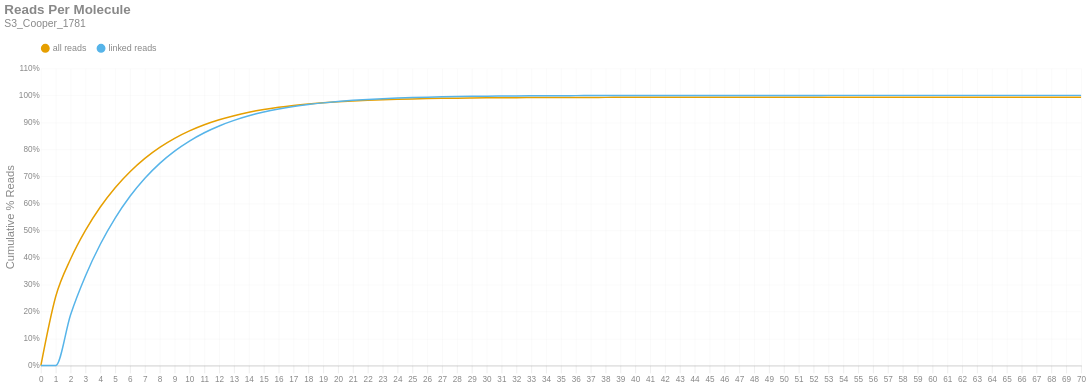

The notebook cell this image was saved under:
### Markdown cell above
### Reads per Molecule
This chart shows the cumulative distribution of the number of reads per linked molecule. That is, how many alignments are associated with a unique molecule. This excludes the number of reads associated with invalid or absent linked-read barcodes. The `linked` histogram is the percentages recalculated when disregarding singletons.

### Code cell
if SKIPLR:
    print_html(f"Skipped")
else:
    counts = np.bincount(valids['reads'].cast(pl.Int64).to_numpy())
    weighted = counts * np.arange(len(counts))
    all_perc = weighted / n_reads
    linked_perc = weighted / n_linked_reads
    linked_perc[1] = 0
    binned_df = pl.DataFrame({
        'readsper': list(range(len(counts))),
        'all reads (cumsum)': np.cumsum(all_perc).tolist(),
        'linked reads (cumsum)': np.cumsum(linked_perc).tolist(),
    })

    with SafeRender(binned_df):
        (
            density_plot(binned_df, 'Reads Per Molecule', samplename, 'readspmol')
            .encode(
                x=alt.X('readsper:O', title=None).axis(labelAngle=0).scale(padding=0),
                y=alt.Y('value:Q', title='Cumulative % Reads').axis(format='%').stack(False),
                color=alt.Color("key:N").scale(domain=["all reads", "linked reads"]),
                tooltip=[
                    alt.Tooltip("key:N", title="Data Type"),
                    alt.Tooltip("readsper:O", title="Reads Per Molecule"),
                    alt.Tooltip("value:Q", format=".2%", title="% Reads (Cum.)")
                ]            
            )
        ).display()

### Figure 1 — Vega-Lite specification as saved in the notebook (floating-point values rounded to 4 significant figures)
{"width": "container", "height": 400, "config": {"title": {"anchor": "start", "dy": -15, "fontSize": 18, "color": "#888888", "subtitleColor": "#888888", "subtitleFontSize": 14}, "arc": {"fill": "#0072B2"}, "axis": {"domainColor": "#888888", "domainWidth": 0.5, "gridWidth": 0.2, "grid": false, "titleFontWeight": 400, "titleFontSize": 15, "labelFontSize": 11, "labelColor": "#888888", "tickColor": "#888888", "tickWidth": 0.2, "titleColor": "#888888"}, "axisBand": {"grid": false}, "axisX": {"grid": true, "tickSize": 10, "domainCap": "round"}, "axisY": {"domain": false, "grid": true, "tickSize": 0, "domainCap": "round"}, "background": "transparent", "header": {"labelFontSize": 15, "labelColor": "#888888", "titleFontSize": 15, "titleFontWeight": 600, "titleColor": "#888888"}, "legend": {"labelFont": "sans-serif", "labelFontSize": 12, "labelColor": "#888888", "symbolSize": 100, "symbolType": "circle", "titleFontSize": 12, "titlePadding": 10, "titleColor": "#888888", "title": null, "orient": "top"}, "range": {"category": ["#E69F00", "#56B4E9", "#009E73", "#F0E442", "#0072B2", "#D55E00", "#CC79A7", "#000000"], "diverging": ["#cfe8f3", "#a2d4ec", "#73bfe2", "#46abdb", "#1696d2", "#12719e"]}, "area": {"fill": "#0072B2", "fillOpacity": 0.7, "line": true, "strokeOpacity": 0.7}, "line": {"color": "#0072B2", "stroke": "#0072B2", "strokeWidth": 2}, "trail": {"color": "#0072B2", "stroke": "#0072B2", "strokeWidth": 0, "size": 1}, "point": {"filled": true, "fillOpacity": 1.0, "size": 95}, "text": {"color": "#888888", "fontSize": 11, "align": "right", "fontWeight": 400, "size": 11}, "bar": {"fill": "#0072B2", "stroke": null}, "view": {"stroke": null, "continuousWidth": 660, "continuousHeight": 400}}, "data": {"name": "data-a3629e787492a9fffa20de809229f01d"}, "mark": {"type": "line", "interpolate": "monotone", "point": {"opacity": 0, "size": 275}}, "encoding": {"color": {"field": "key", "scale": {"domain": ["all reads", "linked reads"]}, "type": "nominal"}, "tooltip": [{"field": "key", "title": "Data Type", "type": "nominal"}, {"field": "readsper", "title": "Reads Per Molecule", "type": "ordinal"}, {"field": "value", "format": ".2%", "title": "% Reads (Cum.)", "type": "quantitative"}], "x": {"axis": {"labelAngle": 0}, "field": "readsper", "scale": {"padding": 0}, "title": null, "type": "ordinal"}, "y": {"axis": {"format": "%"}, "field": "value", "stack": false, "title": "Cumulative % Reads", "type": "quantitative"}}, "params": [{"name": "param_c36ac31b6afebe62", "select": {"type": "point", "fields": ["key"]}, "bind": "legend"}], "title": {"text": "Reads Per Molecule", "subtitle": "S3_Cooper_1781"}, "transform": [{"fold": ["all reads (cumsum)", "linked reads (cumsum)"]}, {"calculate": "replace(datum.key, ' (cumsum)', '')", "as": "key"}, {"filter": {"param": "param_c36ac31b6afebe62"}}], "usermeta": {"embedOptions": {"downloadFileName": "S3_Cooper_1781.readspmol"}}, "$schema": "https://vega.github.io/schema/vega-lite/v6.1.0.json", "datasets": {"data-a3629e787492a9fffa20de809229f01d": [{"readsper": 0, "all reads (cumsum)": 0.0, "linked reads (cumsum)": 0.0}, {"readsper": 1, "all reads (cumsum)": 0.2557, "linked reads (cumsum)": 0.0}, {"readsper": 2, "all reads (cumsum)": 0.3943, "linked reads (cumsum)": 0.1879}, {"readsper": 3, "all reads (cumsum)": 0.5001, "linked reads (cumsum)": 0.3315}, {"readsper": 4, "all reads (cumsum)": 0.5867, "linked reads (cumsum)": 0.4489}, {"readsper": 5, "all reads (cumsum)": 0.6581, "linked reads (cumsum)": 0.5458}, {"readsper": 6, "all reads (cumsum)": 0.7176, "linked reads (cumsum)": 0.6264}, {"readsper": 7, "all reads (cumsum)": 0.7669, "linked reads (cumsum)": 0.6933}, {"readsper": 8, "all reads (cumsum)": 0.8076, "linked reads (cumsum)": 0.7485}, {"readsper": 9, "all reads (cumsum)": 0.8411, "linked reads (cumsum)": 0.7939}, {"readsper": 10, "all reads (cumsum)": 0.8685, "linked reads (cumsum)": 0.831}, {"readsper": 11, "all reads (cumsum)": 0.8911, "linked reads (cumsum)": 0.8618}, {"readsper": 12, "all reads (cumsum)": 0.9096, "linked reads (cumsum)": 0.8869}, {"readsper": 13, "all reads (cumsum)": 0.9248, "linked reads (cumsum)": 0.9074}, {"readsper": 14, "all reads (cumsum)": 0.9372, "linked reads (cumsum)": 0.9243}, {"readsper": 15, "all reads (cumsum)": 0.9475, "linked reads (cumsum)": 0.9382}, {"readsper": 16, "all reads (cumsum)": 0.9557, "linked reads (cumsum)": 0.9494}, {"readsper": 17, "all reads (cumsum)": 0.9625, "linked reads (cumsum)": 0.9586}, {"readsper": 18, "all reads (cumsum)": 0.968, "linked reads (cumsum)": 0.9661}, {"readsper": 19, "all reads (cumsum)": 0.9726, "linked reads (cumsum)": 0.9723}, {"readsper": 20, "all reads (cumsum)": 0.9764, "linked reads (cumsum)": 0.9775}, {"readsper": 21, "all reads (cumsum)": 0.9795, "linked reads (cumsum)": 0.9816}, {"readsper": 22, "all reads (cumsum)": 0.982, "linked reads (cumsum)": 0.9851}, {"readsper": 23, "all reads (cumsum)": 0.984, "linked reads (cumsum)": 0.9877}, {"readsper": 24, "all reads (cumsum)": 0.9856, "linked reads (cumsum)": 0.9899}, {"readsper": 25, "all reads (cumsum)": 0.987, "linked reads (cumsum)": 0.9918}, {"readsper": 26, "all reads (cumsum)": 0.9881, "linked reads (cumsum)": 0.9933}, {"readsper": 27, "all reads (cumsum)": 0.989, "linked reads (cumsum)": 0.9945}, {"readsper": 28, "all reads (cumsum)": 0.9897, "linked reads (cumsum)": 0.9955}, {"readsper": 29, "all reads (cumsum)": 0.9903, "linked reads (cumsum)": 0.9963}, {"readsper": 30, "all reads (cumsum)": 0.9908, "linked reads (cumsum)": 0.997}, {"readsper": 31, "all reads (cumsum)": 0.9912, "linked reads (cumsum)": 0.9975}, {"readsper": 32, "all reads (cumsum)": 0.9916, "linked reads (cumsum)": 0.998}, {"readsper": 33, "all reads (cumsum)": 0.9919, "linked reads (cumsum)": 0.9984}, {"readsper": 34, "all reads (cumsum)": 0.9921, "linked reads (cumsum)": 0.9987}, {"readsper": 35, "all reads (cumsum)": 0.9922, "linked reads (cumsum)": 0.9989}, {"readsper": 36, "all reads (cumsum)": 0.9924, "linked reads (cumsum)": 0.9991}, {"readsper": 37, "all reads (cumsum)": 0.9925, "linked reads (cumsum)": 0.9992}, {"readsper": 38, "all reads (cumsum)": 0.9926, "linked reads (cumsum)": 0.9994}, {"readsper": 39, "all reads (cumsum)": 0.9927, "linked reads (cumsum)": 0.9995}, {"readsper": 40, "all reads (cumsum)": 0.9927, "linked reads (cumsum)": 0.9996}, {"readsper": 41, "all reads (cumsum)": 0.9928, "linked reads (cumsum)": 0.9996}, {"readsper": 42, "all reads (cumsum)": 0.9928, "linked reads (cumsum)": 0.9997}, {"readsper": 43, "all reads (cumsum)": 0.9929, "linked reads (cumsum)": 0.9998}, {"readsper": 44, "all reads (cumsum)": 0.9929, "linked reads (cumsum)": 0.9998}, {"readsper": 45, "all reads (cumsum)": 0.9929, "linked reads (cumsum)": 0.9998}, {"readsper": 46, "all reads (cumsum)": 0.9929, "linked reads (cumsum)": 0.9999}, {"readsper": 47, "all reads (cumsum)": 0.993, "linked reads (cumsum)": 0.9999}, {"readsper": 48, "all reads (cumsum)": 0.993, "linked reads (cumsum)": 0.9999}, {"readsper": 49, "all reads (cumsum)": 0.993, "linked reads (cumsum)": 0.9999}, {"readsper": 50, "all reads (cumsum)": 0.993, "linked reads (cumsum)": 0.9999}, {"readsper": 51, "all reads (cumsum)": 0.993, "linked reads (cumsum)": 0.9999}, {"readsper": 52, "all reads (cumsum)": 0.993, "linked reads (cumsum)": 1.0}, {"readsper": 53, "all reads (cumsum)": 0.993, "linked reads (cumsum)": 1.0}, {"readsper": 54, "all reads (cumsum)": 0.993, "linked reads (cumsum)": 1.0}, {"readsper": 55, "all reads (cumsum)": 0.993, "linked reads (cumsum)": 1.0}, {"readsper": 56, "all reads (cumsum)": 0.993, "linked reads (cumsum)": 1.0}, {"readsper": 57, "all reads (cumsum)": 0.993, "linked reads (cumsum)": 1.0}, {"readsper": 58, "all reads (cumsum)": 0.993, "linked reads (cumsum)": 1.0}, {"readsper": 59, "all reads (cumsum)": 0.993, "linked reads (cumsum)": 1.0}, {"readsper": 60, "all reads (cumsum)": 0.993, "linked reads (cumsum)": 1.0}, {"readsper": 61, "all reads (cumsum)": 0.993, "linked reads (cumsum)": 1.0}, {"readsper": 62, "all reads (cumsum)": 0.993, "linked reads (cumsum)": 1.0}, {"readsper": 63, "all reads (cumsum)": 0.993, "linked reads (cumsum)": 1.0}, {"readsper": 64, "all reads (cumsum)": 0.993, "linked reads (cumsum)": 1.0}, {"readsper": 65, "all reads (cumsum)": 0.993, "linked reads (cumsum)": 1.0}, {"readsper": 66, "all reads (cumsum)": 0.993, "linked reads (cumsum)": 1.0}, {"readsper": 67, "all reads (cumsum)": 0.993, "linked reads (cumsum)": 1.0}, {"readsper": 68, "all reads (cumsum)": 0.993, "linked reads (cumsum)": 1.0}, {"readsper": 69, "all reads (cumsum)": 0.993, "linked reads (cumsum)": 1.0}, {"readsper": 70, "all reads (cumsum)": 0.993, "linked reads (cumsum)": 1.0}]}}
